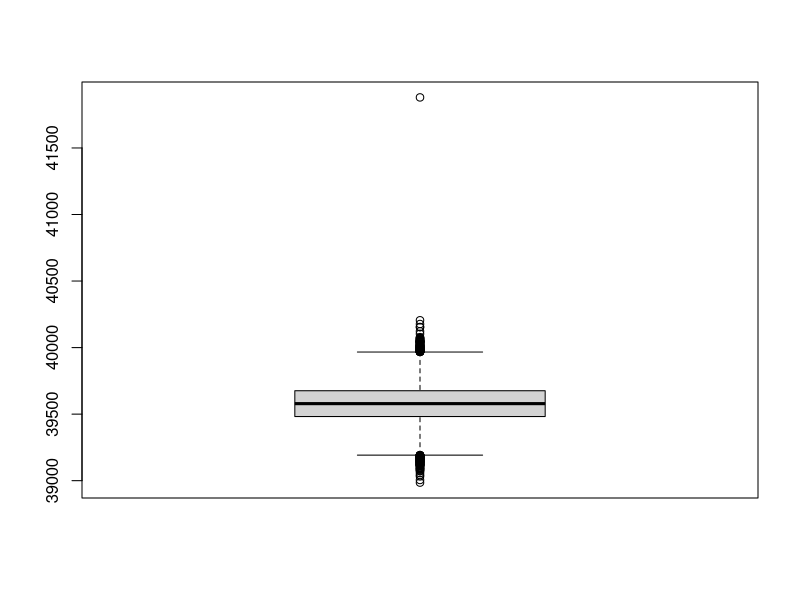

Source code (R):
# see Feb 28 - Mar 02 Log Notes
require(dplyr)

# Examining where the accel data has non-negative signs
CreateOrientationTable <- function(LogXCol, LogYCol) {
  
  OrientationMatrix <- data.frame(
    Xsign = c("pos","pos","neg","neg"),
    Ysign = c("pos","neg","pos","neg"),
    NObs = c(0,0,0,0)
  )
  
  for (ii in 1:nrow(OrientationMatrix)) {
    OrientationRow <- OrientationMatrix[ii,]
    xIndex <- if (OrientationRow$Xsign == "pos") {LogXCol > 0} else {LogXCol < 0}
    yIndex <- if (OrientationRow$Ysign == "pos") {LogYCol > 0} else {LogYCol < 0}
    OrientationMatrix$NObs[ii] <- sum(xIndex & yIndex)
  }
  
  return(OrientationMatrix)
}

AssignQuadrant <- function(Xvec, Yvec) {
  ReturnVec <- rep(0, length(Xvec))
  ReturnVec[Xvec > 0 & Yvec > 0] <- 1
  ReturnVec[Xvec < 0 & Yvec > 0] <- 2
  ReturnVec[Xvec < 0 & Yvec < 0] <- 3
  ReturnVec[Xvec > 0 & Yvec < 0] <- 4
  # if any of the observations are exactly equal to zero, a zero is returned
  return(ReturnVec)
}


RawAccelMag <- read.csv('CalibratedAllData.csv')

# Calculate Gproj_XY, the magnitude of the projection of the direction vector,
#   H, in the XY plane. 
RawAccelMag$Gproj_XY <- sqrt(RawAccelMag$xa^2 + RawAccelMag$ya^2)

# Calculate tilt angle
RawAccelMag$tiltAngle <- atan2(RawAccelMag$Gproj_XY, RawAccelMag$za) * 180 / pi

# Examining where the accel data has non-negative signs
# > sum(RawAccelMag$xa > 0 | RawAccelMag$ya > 0)
# [1] 95 (out of 25,442 data points)


# Assign a quadrant to everything
RawAccelMag$Quadrant <- AssignQuadrant(RawAccelMag$xa, RawAccelMag$ya)
# easier orientation table
# table(RawAccelMag$Quadrant)



#### STEP 0: NORMALIZE ACCELEROMETER DATA ####
# Let Ax, Ay, Az be the calibrated accelerometer values
# Ax1, Ay1, and Az1 are the "normalized" readings.
# Goal: "the root sum of Ax1, Ay1, and Az1 should be equal to one when the accelerometer is still"
#     - LSM303 Vignette

# 0.1: find the place where the accelerometer is CLOSEST to still
#     which will be where x and y are both closest to 0.
RawAccelMag$DistanceFromUpright <- abs(RawAccelMag$xa) + abs(RawAccelMag$ya)
MostVerticalObservations <- RawAccelMag[order(RawAccelMag$DistanceFromUpright)[1:10], ] # 10 most vertical observations

# another way to do this would be to calculate the tilt angle. 
# the resulting set of observations is almost exactly the same, 
#   but this way you get to avoid using arctan


# make a quick orientation table
OrientationTable_ForNormalization <- CreateOrientationTable(
  LogXCol = MostVerticalObservations$xa, 
  LogYCol = MostVerticalObservations$ya
)
OrientationTable_ForNormalization


# 0.2 get a normalization factor based on the most vertical observations
AverageVerticalZ <- mean(MostVerticalObservations$za)

# 0.3 normalize Ay and Ax
RawAccelMag$xa_norm <- RawAccelMag$xa / AverageVerticalZ
RawAccelMag$ya_norm <- RawAccelMag$ya / AverageVerticalZ


# from LSM303 vignette Appendix A
# https://www.sparkfun.com/datasheets/Sensors/Magneto/Tilt%20Compensated%20Compass.pdf
#### STEP 1: ROLL AND PITCH ####

RawAccelMag$pitchRadians <- asin(-1*RawAccelMag$xa_norm) # should stay bn +/- 45 degrees 
RawAccelMag$rollRadians <- RawAccelMag$ya_norm / cos(RawAccelMag$pitchRadians)

#### STEP 2: NORMALIZE MAGNETOMETER DATA ####
# note: magnetometer data was calibrated in Oddessy spreadsheet
# data in nanoteslas

# Let Mx, My, Mz be the calibrated magnetometer values (nanoteslas)
# Mx1, My1, and Mz1 are the "normalized" readings.
# Goal: "the square root of the sum squared values should be equal to 1
#   when there is no external interference magnetic field"
#     - LSM303 Vignette

# 2.1: calculate the magnitude of the magnetic field vector for each observation
RawAccelMag$mMagnitude <- sqrt(RawAccelMag$xm^2 + RawAccelMag$ym^2 + RawAccelMag$zm^2)

# 2.2: get normalization factor by finding the mean (without outliers)

# get range of quartiles from R's boxplot()
MMRange <- boxplot(RawAccelMag$mMagnitude)$stats[c(1,5),1]

# remove outliers, the points outside of that range, then get mean of resulting data set
MMMean <- mean(RawAccelMag$mMagnitude[RawAccelMag$mMagnitude > MMRange[1] & RawAccelMag$mMagnitude < MMRange[2]])

## some quick stats for reference
# sd(RawAccelMag$mMagnitude) # standard deviation
# hist(RawAccelMag$mMagnitude) # histogram
# qqnorm(RawAccelMag$mMagnitude) # Displays Q-Q plot showing how normal data is 

# 2.3 normalize Mx, My, Mz
RawAccelMag$xm_norm <- RawAccelMag$xm / MMMean
RawAccelMag$ym_norm <- RawAccelMag$ym / MMMean
RawAccelMag$zm_norm <- RawAccelMag$zm / MMMean

# check to make sure that values are around 1
# hist(sqrt(RawAccelMag$xm_norm^2 + RawAccelMag$ym_norm^2 + RawAccelMag$zm_norm^2), breaks = 50)
cat('\n>>> Distribution of Magnitudes of Normalized Magnetometer Data: <<<') # print for debugging
summary(sqrt(RawAccelMag$xm_norm^2 + RawAccelMag$ym_norm^2 + RawAccelMag$zm_norm^2))

#### STEP 3: TILT-COMPENSATED MAG FIELD ####
# calculations based on eqn 12 in the LSM303 Vignette
RawAccelMag$xm_comp <- RawAccelMag$xm_norm * cos(RawAccelMag$pitchRadians) +
  RawAccelMag$zm_norm * sin(RawAccelMag$pitchRadians)

RawAccelMag$ym_comp <- RawAccelMag$xm_norm * sin(RawAccelMag$rollRadians) * sin(RawAccelMag$pitchRadians) +
  RawAccelMag$ym_norm * cos(RawAccelMag$rollRadians) -
  RawAccelMag$zm_norm * sin(RawAccelMag$rollRadians) * cos(RawAccelMag$pitchRadians)

RawAccelMag$zm_comp <- -1 * RawAccelMag$xm_norm * cos(RawAccelMag$rollRadians) * sin(RawAccelMag$pitchRadians) +
  RawAccelMag$ym_norm * sin(RawAccelMag$rollRadians) +
  RawAccelMag$zm_norm * cos(RawAccelMag$rollRadians) * cos(RawAccelMag$pitchRadians)

# summary(sqrt(RawAccelMag$xm_comp^2 + RawAccelMag$ym_comp^2 + RawAccelMag$zm_comp^2))

## TODO: remove "bad" data where the magnitude of the tilt-compensated mag vector
##    (i.e. the root squared sum of the m__comp terms) is not close enough to 1


#### STEP 4: HEADING CALCULATION ####
# see equation 13 in LSM303 vignette

# to be applied over rows
getDegreeHeading <- function(observationRow) {
  mx <- observationRow[which(names(observationRow) == 'xm_comp')][[1]]
  my <- observationRow[which(names(observationRow) == 'ym_comp')][[1]]
  
  if (mx > 0 && my >= 0) {
    heading <- atan(my/mx) * 180 / pi
  } else if (mx < 0) {
    heading <- 180 + atan(my/mx) * 180 / pi
  } else if (mx > 0 && my <= 0) {
    heading <- 360 + atan(my/mx) * 180 / pi
  } else if (mx == 0 && my < 0) {
    heading <- 90
  } else if (mx == 0 && my > 0) {
    heading <- 270
  } else {
    heading <- NA
  }
  
  return(heading)
}

RawAccelMag$headingDegrees <- apply(RawAccelMag, MARGIN = 1, getDegreeHeading)
